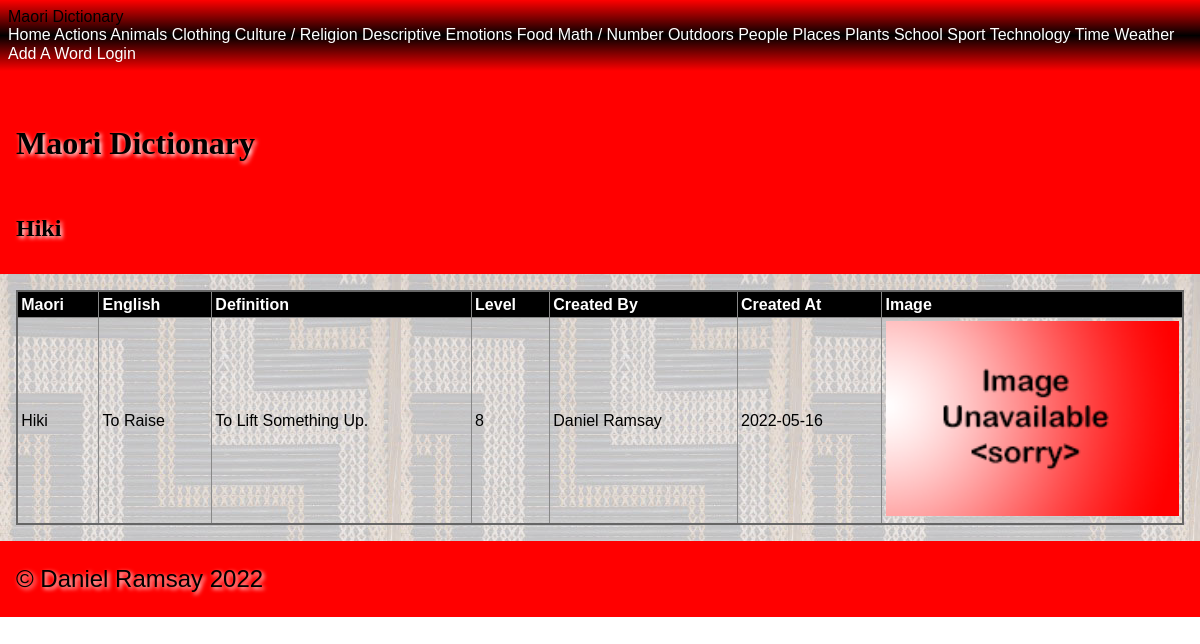
The app's page /category/actions/hiki with its own data.
### tables this page shows
CREATE TABLE "maori_words"
(
    id             integer      not null
        primary key autoincrement,
    english_name   varchar(60)  not null,
    created_by     integer      not null
        references people
            on update restrict on delete restrict,
    created_at     datetime     not null,
    maori_name     varchar(60)  not null,
    category       varchar(60)  not null,
    level          integer      not null,
    definition     varchar(200) not null,
    image_filename varchar(60)
);

CREATE TABLE "people"
(
    id         integer      not null
        primary key autoincrement,
    first_name varchar(60)  not null,
    last_name  varchar(60)  not null,
    type       varchar(15)  not null,
    email      varchar(120) not null,
    password   varchar(120) not null
);

### app.py (the view, shortened to what this page needs)
@app.route('/category/<category_name>/<maori_word>', methods=['GET', 'POST'])
def site_word(category_name, maori_word):
    category_name = category_name.replace("|", "/")
    query = "SELECT maori_name, english_name, definition, level, created_at, image_filename, maori_words.id, \
            people.first_name, people.last_name \
            FROM maori_words JOIN people ON maori_words.created_by = people.id \
            WHERE lower(maori_name) = ? and lower(category) = ?"
    con = create_connection(DATABASE)
    cur = con.cursor()
    cur.execute(query, (maori_word.lower(), category_name.lower()))
    maori_names = cur.fetchall()
    con.close()
    if request.method == 'POST' and request.form.get('submit') == "Delete Word":
        return redirect(f"/confirm_delete_word/{category_name.replace('/', '|')}/{maori_names[0][6]}")
    return render_template("word.html", logged_in=is_logged_in(), categories=get_categories(),
                           category_name=category_name, maori_names=maori_names, is_a_teacher=is_a_teacher(),
                           maori_word=maori_word)

### app.py (called while the page is built)
def create_connection(db_file):
    try:
        connection = sqlite3.connect(db_file)
        return connection
    except Error as e:
        print(e)
    return None

def is_logged_in():
    if session.get("email") is None:
        print("not logged in")
        return False
    else:
        print("logged in")
        return True

def is_a_teacher():
    if session.get("type") == 'teacher':
        print("is teacher")
        return True
    else:
        print("is not teacher")
        return False

def get_categories():
    query = 'SELECT distinct lower(category) FROM maori_words'
    con = create_connection(DATABASE)
    cur = con.cursor()
    cur.execute(query)
    category_list = cur.fetchall()
    con.close()
    return category_list

### templates/word.html (shortened to what this page needs)
{% extends 'base.html' %}
{% block pageheading %}
{{ maori_word.title() }}
{% endblock %}
{% block main %}
<table>
    <tr>
        <th>Maori</th>
        <th>English</th>
        <th>Definition</th>
        <th>Level</th>
        <th>Created By</th>
        <th>Created At</th>
        <th>Image</th>
    </tr>
    <tr>
        <td>{{ maori_names[0][0].title() }}</td>
        <td>{{ maori_names[0][1].title() }}</td>
        <td>{{ maori_names[0][2].title() }}</td>
        <td>{{ maori_names[0][3] }}</td>
        <td>{{ maori_names[0][7].title() }} {{ maori_names[0][8].title() }} </td>
        <td>{{ maori_names[0][4] }}</td>
        {% if maori_names[0][5] %}
            <td><img src='/static/images/{{ maori_names[0][5] }}'></td>
        {% else %}
            <td><img src='/static/images/noimage.png'></td>
        {% endif %}
    </tr>
</table>
{% endblock %}

### static/style.css (style rules this page uses)
* { font-family: Comfortaa, sans-serif; margin: 0; padding: 0; box-sizing: border-box; }
img { width: 100%; }
table { width: 100%; border: 2px solid #666; border-collapse: collapse; }
th, td { border: 1px solid #888; padding: 0.2rem; text-align: left; }
th { background-color: #000; color: #fff; }

### records on screen
maori_words: title "Hiki", maori_name "Hiki", english_name "To Raise", definition "To Lift Something Up.", level "8", created_at "2022-05-16"
people: first_name "Daniel", last_name "Ramsay"

### other values on screen
{{ category[0].title() }} "Actions" "Animals" "Clothing" "Culture / Religion" "Descriptive" "Emotions" "Food" "Math / Number" "Outdoors" "People" "Places" "Plants" "School" "Sport" "Technology" "Time" "Weather"
